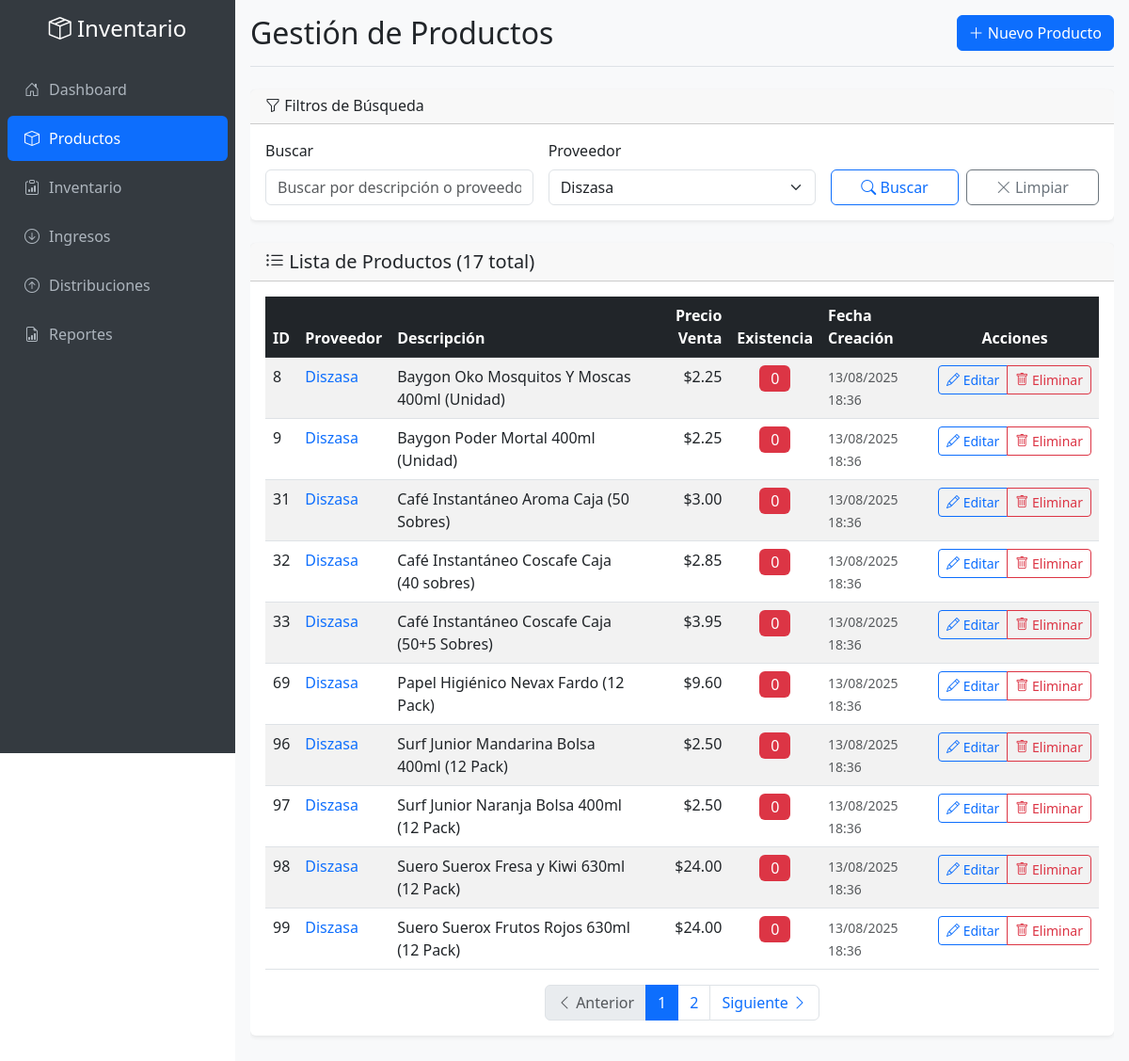
The app's page /productos.php?proveedor=Diszasa, older data.
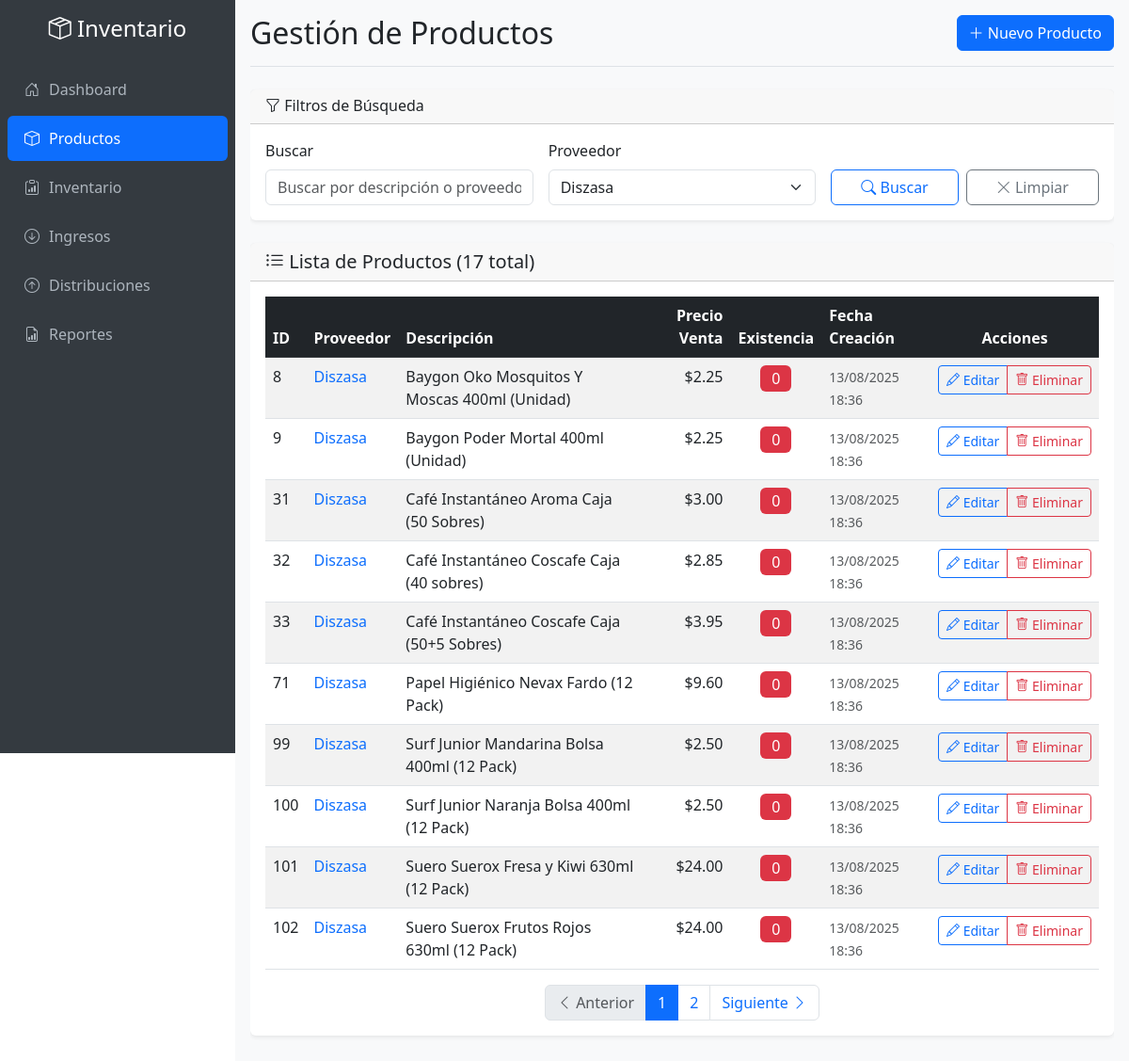
The same page, newer data.
### tables this page shows
CREATE TABLE productos (
    id INT PRIMARY KEY AUTO_INCREMENT,
    proveedor VARCHAR(255) NOT NULL,
    descripcion TEXT NOT NULL,
    precio_venta DECIMAL(10,2) NOT NULL,
    existencia INT DEFAULT 0,
    fecha_creacion TIMESTAMP DEFAULT CURRENT_TIMESTAMP,
    fecha_actualizacion TIMESTAMP DEFAULT CURRENT_TIMESTAMP ON UPDATE CURRENT_TIMESTAMP
);

### productos.php (the view, shortened to what the changed rows need)
<?php
$database = new Database();
$db = $database->getConnection();
$page = isset($_GET['page']) ? (int)$_GET['page'] : 1;
$limit = 10;
$offset = ($page - 1) * $limit;
$search = isset($_GET['search']) ? $_GET['search'] : '';
$proveedor_filter = isset($_GET['proveedor']) ? $_GET['proveedor'] : '';
$where_conditions = [];
$params = [];
if (!empty($proveedor_filter)) {
    $where_conditions[] = "proveedor = ?";
    $params[] = $proveedor_filter;
}
$where_clause = !empty($where_conditions) ? "WHERE " . implode(" AND ", $where_conditions) : "";
$count_query = "SELECT COUNT(*) as total FROM productos $where_clause";
$stmt_count = $db->prepare($count_query);
$stmt_count->execute($params);
$total_productos = $stmt_count->fetch()['total'];
$total_pages = ceil($total_productos / $limit);
$query = "SELECT * FROM productos $where_clause ORDER BY fecha_creacion DESC LIMIT $limit OFFSET $offset";
$stmt = $db->prepare($query);
$stmt->execute($params);
$productos = $stmt->fetchAll();
?>
<!DOCTYPE html>
<html lang="es">
<head>
    <link href="https://cdn.jsdelivr.net/npm/bootstrap@5.3.0/dist/css/bootstrap.min.css" rel="stylesheet">
    <link href="https://cdn.jsdelivr.net/npm/bootstrap-icons@1.10.0/font/bootstrap-icons.css" rel="stylesheet">
</head>
<body>
    <div class="app-container">
        <main class="main-content">
            <div class="content-wrapper">
                <div class="d-flex justify-content-between flex-wrap align-items-center mb-4 pb-3 border-bottom">
                    <h1 class="h2 mb-0">Gestión de Productos</h1>
                </div>
                <div class="card animate-in">
                    <div class="card-body">
                        <?php if (count($productos) > 0): ?>
                            <div class="table-responsive">
                                <table class="table table-striped table-hover mb-0">
                                    <thead class="table-dark">
                                        <tr>
                                            <th>ID</th>
                                            <th>Proveedor</th>
                                            <th>Descripción</th>
                                            <th class="text-end">Precio Venta</th>
                                            <th class="text-center">Existencia</th>
                                            <th class="d-none d-md-table-cell">Fecha Creación</th>
                                            <th class="table-actions text-center">Acciones</th>
                                        </tr>
                                    </thead>
                                    <tbody>
                                        <?php foreach ($productos as $producto): ?>
                                            <tr>
                                                <td class="fw-medium"><?php echo $producto['id']; ?></td>
                                                <td>
                                                    <span class="fw-medium text-primary">
                                                        <?php echo htmlspecialchars($producto['proveedor']); ?>
                                                    </span>
                                                </td>
                                                <td>
                                                    <span title="<?php echo htmlspecialchars($producto['descripcion']); ?>">
                                                        <?php echo htmlspecialchars($producto['descripcion']); ?>
                                                    </span>
                                                </td>
                                                <td class="text-end fw-medium">
                                                    $<?php echo number_format($producto['precio_venta'], 2); ?>
                                                </td>
                                                <td class="text-center">
                                                    <span class="badge fs-6 <?php echo $producto['existencia'] == 0 ? 'bg-danger' : ($producto['existencia'] < 10 ? 'bg-warning text-dark' : 'bg-success'); ?>">
                                                        <?php echo number_format($producto['existencia']); ?>
                                                    </span>
                                                </td>
                                                <td class="d-none d-md-table-cell text-muted">
                                                    <small><?php echo date('d/m/Y H:i', strtotime($producto['fecha_creacion'])); ?></small>
                                                </td>
                                                <td class="table-actions text-center">
                                                    <div class="btn-group" role="group">
                                                        <button type="button" class="btn btn-sm btn-outline-primary"
                                                                onclick="editarProducto(<?php echo htmlspecialchars(json_encode($producto)); ?>)"
                                                                title="Editar producto">
                                                            <i class="bi bi-pencil"></i>
                                                            <span class="d-none d-lg-inline"> Editar</span>
                                                        </button>
                                                        <button type="button" class="btn btn-sm btn-outline-danger"
                                                                onclick="eliminarProducto(<?php echo $producto['id']; ?>, '<?php echo htmlspecialchars($producto['descripcion']); ?>')"
                                                                title="Eliminar producto">
                                                            <i class="bi bi-trash"></i>
                                                            <span class="d-none d-lg-inline"> Eliminar</span>
                                                        </button>
                                                    </div>
                                                </td>
                                            </tr>
                                        <?php endforeach; ?>
                                    </tbody>
                                </table>
                            </div>
                            <?php if ($total_pages > 1): ?>
                                <nav aria-label="Navegación de productos" class="mt-3">
                                    <ul class="pagination justify-content-center mb-0">
                                        <?php for ($i = max(1, $page - 2); $i <= min($total_pages, $page + 2); $i++): ?>
                                            <li class="page-item <?php echo $i == $page ? 'active' : ''; ?>">
                                                <a class="page-link" href="?page=<?php echo $i; ?>&search=<?php echo urlencode($search); ?>&proveedor=<?php echo urlencode($proveedor_filter); ?>"><?php echo $i; ?></a>
                                            </li>
                                        <?php endfor; ?>
                                    </ul>
                                </nav>
                            <?php endif; ?>
                        <?php endif; ?>
                    </div>
                </div>
            </div>
        </main>
    </div>
</body>
</html>

Row changes from the older to the newer data that the page shows:
no longer on this page (row edited): productos: id "69", proveedor "Diszasa", descripcion "Papel Higiénico Nevax Fardo (12 Pack)", precio_venta "9.60", existencia "0", fecha_creacion "13/08/2025 18:36"
no longer on this page (row edited): productos: id "96", proveedor "Diszasa", descripcion "Surf Junior Mandarina Bolsa 400ml (12 Pack)", precio_venta "2.50", existencia "0", fecha_creacion "13/08/2025 18:36"
no longer on this page (row edited): productos: id "97", proveedor "Diszasa", descripcion "Surf Junior Naranja Bolsa 400ml (12 Pack)", precio_venta "2.50", existencia "0", fecha_creacion "13/08/2025 18:36"
no longer on this page (row edited): productos: id "98", proveedor "Diszasa", descripcion "Suero Suerox Fresa y Kiwi 630ml (12 Pack)", precio_venta "24.00", existencia "0", fecha_creacion "13/08/2025 18:36"
now on this page (row edited): productos: id "71", proveedor "Diszasa", descripcion "Papel Higiénico Nevax Fardo (12 Pack)", precio_venta "9.60", existencia "0", fecha_creacion "13/08/2025 18:36"
changed productos id 99: descripcion "Suero Suerox Frutos Rojos 630ml (12 Pack)" → "Surf Junior Mandarina Bolsa 400ml (12 Pack)"; precio_venta "24.00" → "2.50"
now on this page (row edited): productos: id "100", proveedor "Diszasa", descripcion "Surf Junior Naranja Bolsa 400ml (12 Pack)", precio_venta "2.50", existencia "0", fecha_creacion "13/08/2025 18:36"
now on this page (row edited): productos: id "101", proveedor "Diszasa", descripcion "Suero Suerox Fresa y Kiwi 630ml (12 Pack)", precio_venta "24.00", existencia "0", fecha_creacion "13/08/2025 18:36"
now on this page (row edited): productos: id "102", proveedor "Diszasa", descripcion "Suero Suerox Frutos Rojos 630ml (12 Pack)", precio_venta "24.00", existencia "0", fecha_creacion "13/08/2025 18:36"
